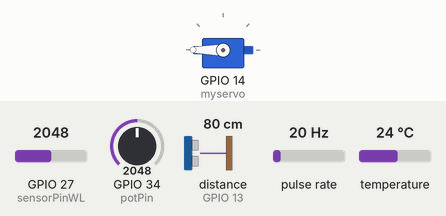
A sketch run on a simulated ESP32. On the bench: servo. Wiring (inferred from the names in the program): pulse sensor: data GPIO 33. Inputs (shaded band) come from the test bench; at power-on: GPIO 27 (sensorPinWL) = 2048, GPIO 34 (potPin) = 2048, distance to the obstacle (sensor on GPIO 13) 80 cm, pulse rate 20 Hz, temperature 24 °C. The echo pulse lasts 58.3 µs per cm; what the sketch prints to the serial monitor is not drawn.

Above: at 0.1 s.
At 1.3 s:
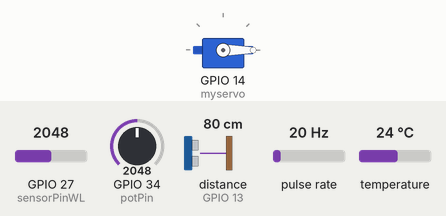
Timing chart, 0 to 3.7 s (numbered marks = the images above):
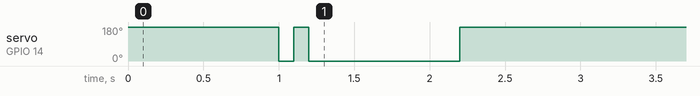

The sketch:

Combined.ino
```cpp
/*
  Water Level
  sensorPinWL 27
  sensorPower 26

  Ultrasonic
  trig 12
  echo 13

  pHmeter
  potPin 34

  Water Temp
  Sensor pin  25

  Servo
  signal 14

  FlowMeter
  interrupt 33
  Sensor pin 33

 */


#include <HCSR04.h>
#include <Servo.h>
#include <OneWire.h>
#include <DallasTemperature.h>
#define sensorPinWL 27
#define sensorPower 26


// Water Level
int val = 0;

// Ultrasonic
HCSR04 hc(12, 13); //initialisation class HCSR04 (trig pin , echo pin)

// Servo
Servo myservo;  // create servo object to control a servo

// pHmeter
const int potPin=34;
float ph;
float Value=0;

// Water Temperature
const int SENSOR_PIN = 25;
OneWire oneWire(SENSOR_PIN);
DallasTemperature tempSensor(&oneWire);
float tempCelsius;

// FlowMeter
byte sensorInterrupt = 33;
byte sensorPin       = 33;
float calibrationFactor = 4.5;
volatile byte pulseCount;
float flowRate;
unsigned int flowMilliLitres;
unsigned long totalMilliLitres;
unsigned long oldTime;


void setup()
{
    // Water Level
    pinMode(sensorPower, OUTPUT);
    digitalWrite(sensorPower, LOW);

    //Servo
    myservo.attach(14);  // attaches the servo on pin 9 to the servo object
    myservo.write(180);
    delay(1000);
    myservo.write(0);
    delay(100);
    myservo.write(180);
    delay(100);
    myservo.write(0);
    delay(1000);
    myservo.write(180);
    delay(1000);

    // pHmeter
    pinMode(potPin,INPUT);
    delay(1000);

    // Water Temp
    tempSensor.begin();

    //FlowMeter
     pinMode(sensorPin, INPUT);
     digitalWrite(sensorPin, HIGH);
     pulseCount        = 0;
     flowRate          = 0.0;
     flowMilliLitres   = 0;
     totalMilliLitres  = 0;
     oldTime           = 0;
     attachInterrupt(sensorInterrupt, pulseCounter, FALLING);


    Serial.begin(9600);
}

void loop()
{
    Water_Level();
    Ultrasonic();
    pHmeter();
    WaterTemp();
    FlowMeter();
}

void Water_Level()
{
    int level = readSensor();
    Serial.print(level);
    /*if (level < 3000){
      Serial.print("Kering");
      }
    else {
      Serial.print("Basah");
      }
      delay(1000);
     */
}

void Ultrasonic()
{
    Serial.println(hc.dist());
    delay(60);
}


void pHmeter()
{
    Value= analogRead(potPin);
    Serial.print(Value);
    Serial.print(" | ");
    float voltage=Value*(3.3/4095.0);
    ph=(3.3*voltage);
    Serial.println(ph);
    delay(500);
}

void WaterTemp()
{
  tempSensor.requestTemperatures();             // send the command to get temperatures
  tempCelsius = tempSensor.getTempCByIndex(0);  // read temperature in Celsius
  Serial.print("Temperature: ");
  Serial.print(tempCelsius);    // print the temperature in Celsius
  Serial.print("°C");
  Serial.print("  ~  ");        // separator between Celsius and Fahrenheit

  delay(500);
}


void FlowMeter()
{
   if((millis() - oldTime) > 1000)    // Only process counters once per second
  {
    detachInterrupt(sensorInterrupt);
    flowRate = ((1000.0 / (millis() - oldTime)) * pulseCount) / calibrationFactor;
    oldTime = millis();
    flowMilliLitres = (flowRate / 60) * 1000;
    totalMilliLitres += flowMilliLitres;

    unsigned int frac;

    Serial.print("Flow rate: ");
    Serial.print(int(flowRate));  // Print the integer part of the variable
    Serial.print("L/min");
    Serial.print("\t");           // Print tab space

    Serial.print("Output Liquid Quantity: ");
    Serial.print(totalMilliLitres);
    Serial.println("mL");
    Serial.print("\t");       // Print tab space
    Serial.println();


    pulseCount = 0;

    attachInterrupt(sensorInterrupt, pulseCounter, FALLING);
  }
}


// ADITIONAL CODE

// FlowMeter
void pulseCounter()
{
  // Increment the pulse counter
  pulseCount++;
}


// Water Level
int readSensor() {
  digitalWrite(sensorPower, HIGH);
  delay(10);
  val = analogRead(sensorPinWL);
  digitalWrite(sensorPower, LOW);
  return val;
};
```
